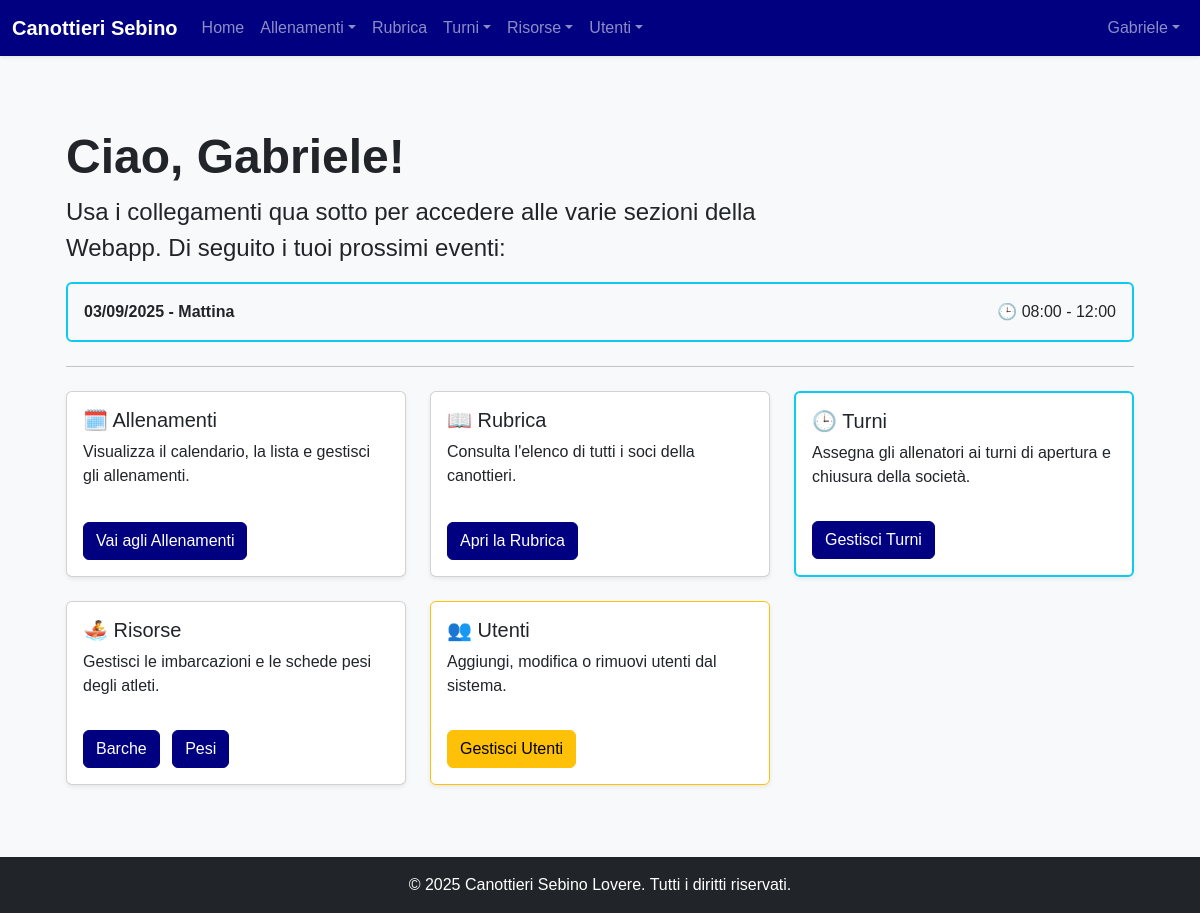
The page /dashboard (signed in) on the database as committed earlier.
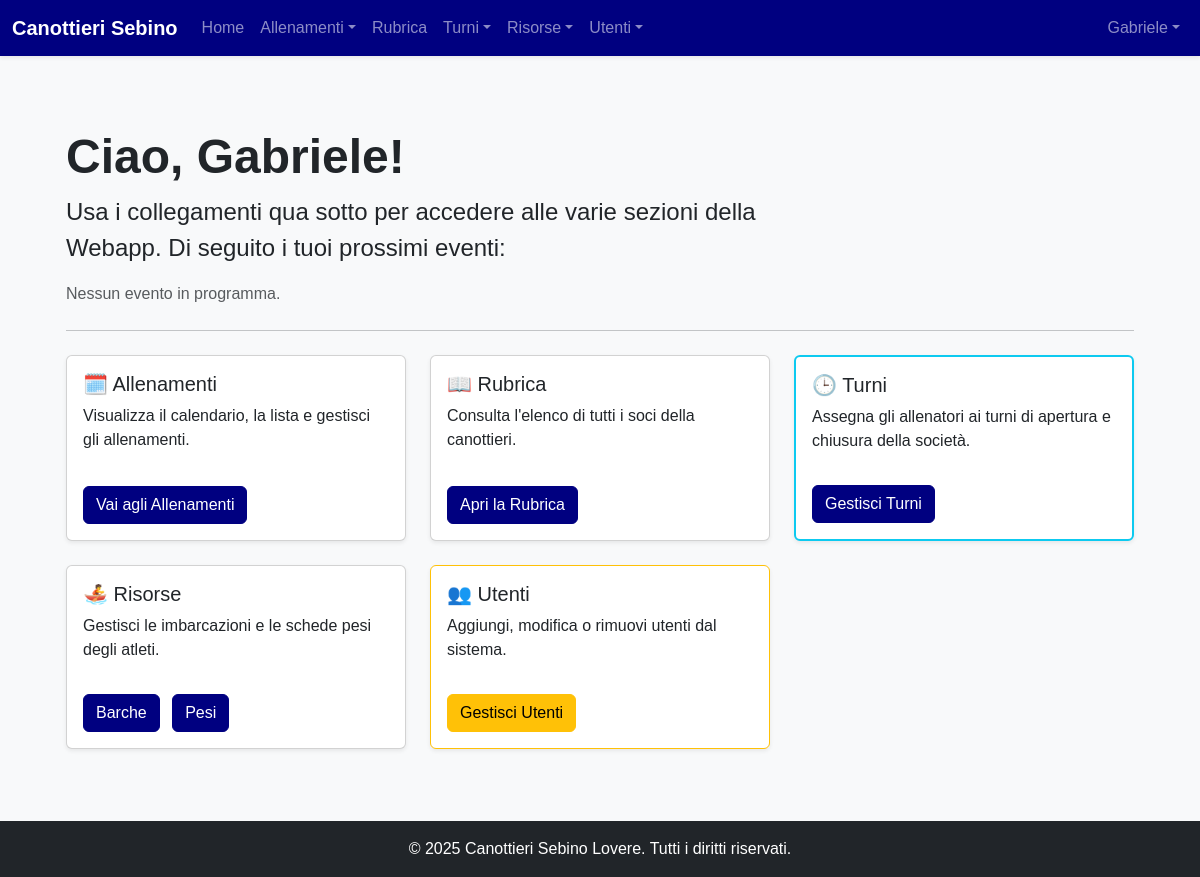
The same page on the database as committed later.
### models.py (models this page shows)
class Turno(Base):
    __tablename__ = "turni"
    id = Column(Integer, primary_key=True, index=True)
    data = Column(Date, nullable=False, index=True)
    fascia_oraria = Column(String, nullable=False)
    user_id = Column(Integer, ForeignKey('users.id'), nullable=True)
    user = relationship("User", back_populates="turni")

### routers/users.py (the view)
@router.get("/dashboard", response_class=HTMLResponse)
async def dashboard(
    request: Request,
    db: Session = Depends(get_db),
    current_user: models.User = Depends(get_current_user),
):
    today = date.today()
    events = []
    if current_user.is_atleta:
        allenamenti = (
            db.query(models.Allenamento)
            .join(models.Allenamento.categories)
            .options(
                joinedload(models.Allenamento.categories),
                joinedload(models.Allenamento.coaches),
            )
            .filter(
                models.Categoria.nome == current_user.category,
                models.Allenamento.data >= today,
            )
            .order_by(models.Allenamento.data, models.Allenamento.orario)
            .all()
        )
        for a in allenamenti:
            start_dt, end_dt = parse_orario(a.data, a.orario)
            events.append(
                {
                    "type": "allenamento",
                    "title": f"{a.tipo} - {a.descrizione}" if a.descrizione else a.tipo,
                    "date": a.data,
                    "start": start_dt,
                    "end": end_dt,
                    "color": get_color_for_type(a.tipo),
                    "description": a.descrizione or "Nessuna descrizione.",
                    "categories": ", ".join(c.nome for c in a.categories) if a.categories else "Nessuna",
                    "coaches": ", ".join(f"{c.first_name} {c.last_name}" for c in a.coaches) if a.coaches else "Nessuno",
                    "recurrence": "Sì" if a.recurrence_id else "No",
                }
            )
    if current_user.is_allenatore:
        turni = (
            db.query(models.Turno)
            .filter(models.Turno.user_id == current_user.id, models.Turno.data >= today)
            .order_by(models.Turno.data, models.Turno.fascia_oraria)
            .all()
        )
        for t in turni:
            start_hour, end_hour = (8, 12) if t.fascia_oraria == "Mattina" else (17, 21)
            start_dt = datetime.combine(t.data, time(hour=start_hour))
            end_dt = datetime.combine(t.data, time(hour=end_hour))
            events.append(
                {
                    "type": "turno",
                    "title": f"Turno {t.fascia_oraria}",
                    "date": t.data,
                    "start": start_dt,
                    "end": end_dt,
                    "fascia": t.fascia_oraria,
                    "description": f"Turno {t.fascia_oraria}",
                }
            )
        allenamenti_coach = (
            db.query(models.Allenamento)
            .join(models.Allenamento.coaches)
            .options(
                joinedload(models.Allenamento.categories),
                joinedload(models.Allenamento.coaches),
            )
            .filter(models.User.id == current_user.id, models.Allenamento.data >= today)
            .order_by(models.Allenamento.data, models.Allenamento.orario)
            .all()
        )
        for a in allenamenti_coach:
            start_dt, end_dt = parse_orario(a.data, a.orario)
            events.append(
                {
                    "type": "allenamento",
                    "title": f"{a.tipo} - {a.descrizione}" if a.descrizione else a.tipo,
                    "date": a.data,
                    "start": start_dt,
                    "end": end_dt,
                    "color": get_color_for_type(a.tipo),
                    "description": a.descrizione or "Nessuna descrizione.",
                    "categories": ", ".join(c.nome for c in a.categories) if a.categories else "Nessuna",
                    "coaches": ", ".join(f"{c.first_name} {c.last_name}" for c in a.coaches) if a.coaches else "Nessuno",
                    "recurrence": "Sì" if a.recurrence_id else "No",
                }
            )
    events.sort(key=lambda e: e["start"])
    events = events[:5]
    return templates.TemplateResponse(
        "dashboard.html",
        {"request": request, "current_user": current_user, "events": events},
    )

### templates/dashboard.html (shortened to what the changed rows need)
{% extends "layouts/_base.html" %}
{% block content %}
<div class="container-fluid px-4 py-5">
    <h1 class="display-5 fw-bold">Ciao, {{ current_user.first_name or current_user.username }}!</h1>
    <div class="mb-4">
        {% if events %}
            {% for ev in events %}
                {% if ev.type == 'allenamento' %}
                <div class="dashboard-event p-2 mb-2 rounded text-white d-flex justify-content-between align-items-center"
                     style="background-color: {{ ev.color }};"
                     data-title="{{ ev.title }}"
                     data-date="{{ ev.date.strftime('%A, %d %B %Y') }}"
                     data-time="{{ ev.start.strftime('%H:%M') }}{% if ev.end %} - {{ ev.end.strftime('%H:%M') }}{% endif %}"
                     data-description="{{ ev.description }}"
                     data-categories="{{ ev.categories }}"
                     data-coaches="{{ ev.coaches }}"
                     data-recurrence="{{ ev.recurrence }}">
                    <span class="fw-semibold">{{ ev.title }}</span>
                    <span>{{ ev.date.strftime('%d/%m/%Y') }} - {{ ev.start.strftime('%H:%M') }}{% if ev.end %} - {{ ev.end.strftime('%H:%M') }}{% endif %}</span>
                </div>
                {% else %}
                <div class="dashboard-event p-3 mb-2 border border-info border-2 rounded d-flex justify-content-between align-items-center"
                     data-link="/turni"
                     style="cursor: pointer;"
                     data-title="Turno {{ ev.fascia }}"
                     data-date="{{ ev.date.strftime('%A, %d %B %Y') }}"
                     data-time="{{ ev.start.strftime('%H:%M') }}{% if ev.end %} - {{ ev.end.strftime('%H:%M') }}{% endif %}"
                     data-description="Turno {{ ev.fascia }}"
                     data-categories="-"
                     data-coaches="-"
                     data-recurrence="No">
                    <span class="fw-bold">{{ ev.date.strftime('%d/%m/%Y') }} - {{ ev.fascia }}</span>
                    <span>🕒 {{ ev.start.strftime('%H:%M') }}{% if ev.end %} - {{ ev.end.strftime('%H:%M') }}{% endif %}</span>
                </div>
                {% endif %}
            {% endfor %}
        {% else %}
        <p class="text-muted">Nessun evento in programma.</p>
        {% endif %}
    </div>
</div>
{% endblock %}

Rows that differ between the two databases and show on the page:
no longer on this page (row edited): Turno: date "03/09/2025", fascia "Mattina", start "08:00", end "12:00"
Other text that changed with them:
text now shown: "Nessun evento in programma."
